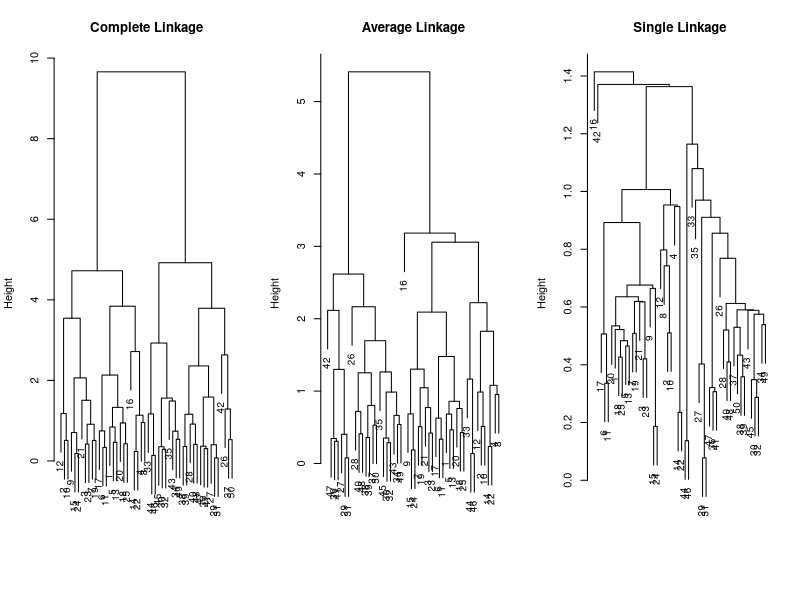
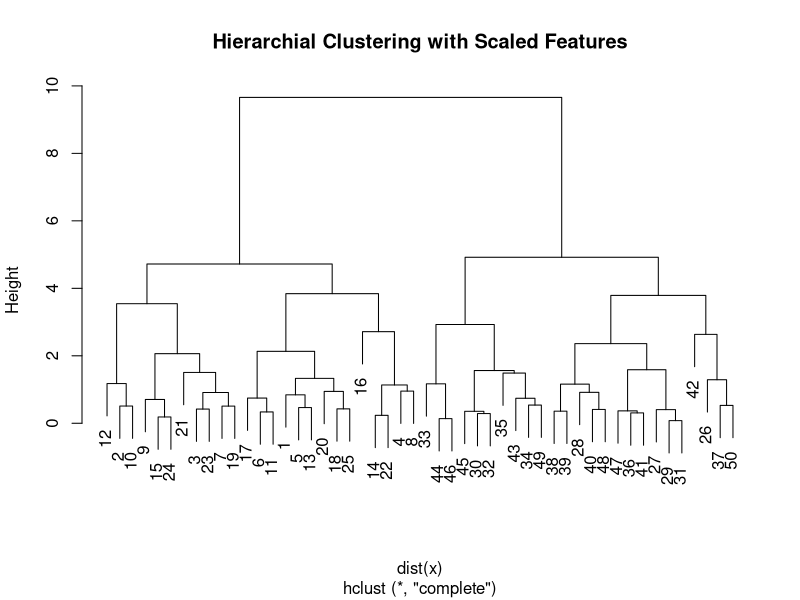
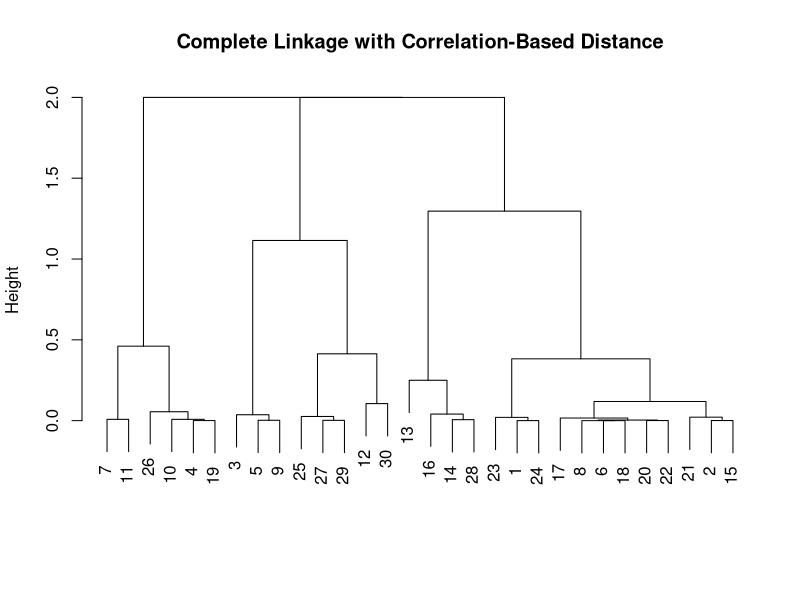

Here is the R script that generated these plots, in order:
set.seed(2)

x = matrix(rnorm(50*2), ncol = 2)

x[1:25, 1] = x[1:25, 1] + 3
x[1:25, 2] = x[1:25, 2] - 4

hc.complete <- hclust(dist(x), method = "complete")
hc.average <- hclust(dist(x), method = "average")
hc.single <- hclust(dist(x), method = "single")

par(mfrow = c(1,3))

plot(hc.complete, 
     main = "Complete Linkage", 
     xlab = "", 
     sub = "", 
     cex = 0.9)

plot(hc.average, 
     main = "Average Linkage", 
     xlab = "", 
     sub = "", 
     cex = 0.9)

plot(hc.single, 
     main = "Single Linkage", 
     xlab = "", 
     sub = "", 
     cex = 0.9)


cutree(hc.complete, 2)
cutree(hc.average, 2)
cutree(hc.single, 2)

cutree(hc.single, 4)

par(mfrow = c(1,1))
xsc = scale(x)
plot(hclust(dist(x), 
            method = "complete"),
     main = "Hierarchial Clustering with Scaled Features")


x = matrix(rnorm(30*3), ncol = 3)
dd = as.dist(1 - cor(t(x)))
plot(hclust(dd, method = "complete"), 
     main = "Complete Linkage with Correlation-Based Distance",
     xlab = "",
     sub = "")

